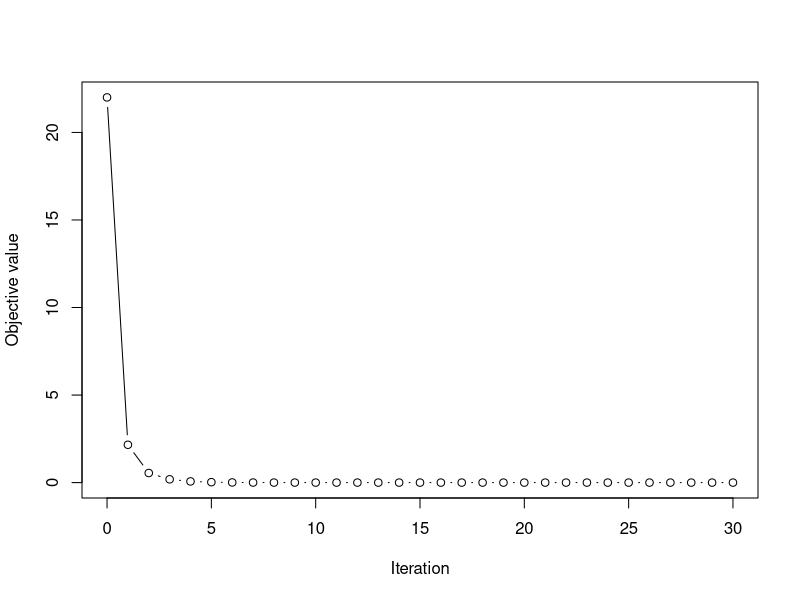

Here is the R script that generated this plot:
f <- function(p) 0.5*(4*p[1]^2 + 2*p[2]^2)
grad <- function(p) c(4*p[1], 2*p[2])
eta <- 0.2
p <- c(3, -2)
history <- matrix(NA_real_, nrow = 31, ncol = 3)
colnames(history) <- c("x", "y", "objective")
for (k in 0:30) {
  history[k+1, ] <- c(p, f(p))
  if (k < 30) p <- p - eta*grad(p)
}
plot(0:30, history[, "objective"], type = "b",
     xlab = "Iteration", ylab = "Objective value")
stopifnot(tail(history[,"objective"],1) < 1e-8)
